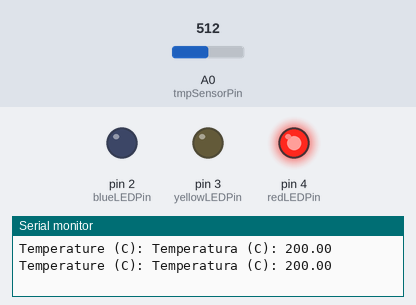
A sketch run on a simulated Arduino Uno, built with avr-gcc and run on an emulated ATmega328P. On the bench: output pins drawn as LEDs (lit = HIGH), the last lines printed to the serial monitor. The inputs (shaded band) are chosen by the test bench; at power-on: A0 (tmpSensorPin) = 512.

Above: at 1.8 s.
1.9 s: A0 (tmpSensorPin) set to 180
3.4 s: A0 (tmpSensorPin) set to 155
At 5.0 s:
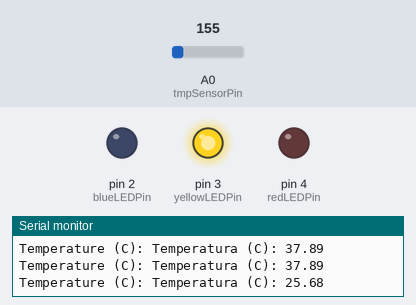
5.5 s: A0 (tmpSensorPin) set to 122
At 6.6 s:
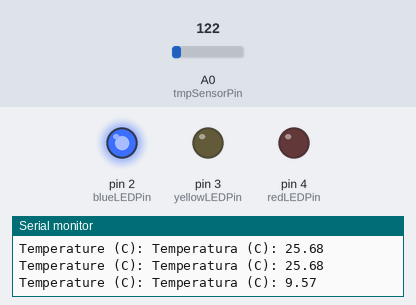
7.5 s: A0 (tmpSensorPin) set to 306
At 9.2 s:
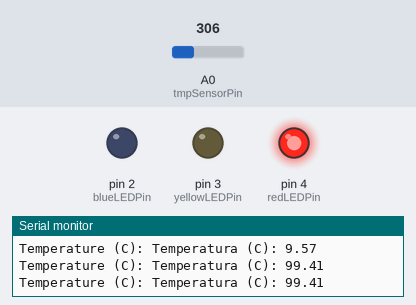
9.5 s: A0 (tmpSensorPin) set to 20
At 11.0 s:
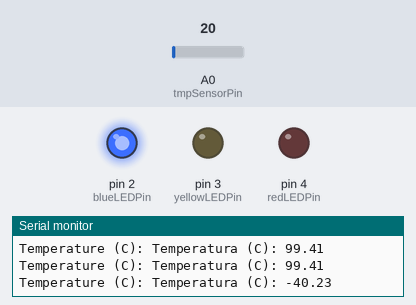
Timing chart, 0 to 12.5 s (numbered marks = the images above; inputs shaded):
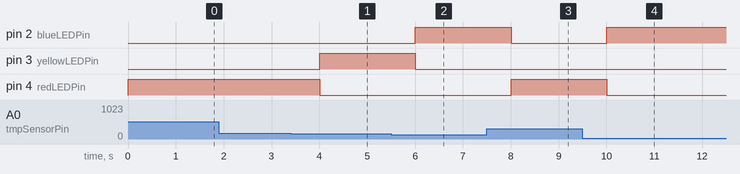

The sketch:

circuitoArduino.ino
```cpp
// (licence header left out)
const int tmpSensorPin = A0;
const int blueLEDPin = 2;
const int yellowLEDPin = 3;
const int redLEDPin = 4;

void setup() {
  Serial.begin(9600);
  pinMode(blueLEDPin, OUTPUT);
  pinMode(yellowLEDPin, OUTPUT);
  pinMode(redLEDPin, OUTPUT);
}

void loop() {
  int tmpSensorValue = analogRead(tmpSensorPin);
  float voltage = (tmpSensorValue / 1024.0) * 5;

  Serial.print("Temperature (C): ");
  float temperature = (voltage - .5) * 100;
  Serial.print("Temperatura (C): ");
  Serial.println(temperature);

  // RANGO DE TEMPERATURAS (PARA EL CARIBE: REPUBLICA DOMINICANA)

  if (temperature < 25){
    digitalWrite(blueLEDPin, HIGH);
    digitalWrite(yellowLEDPin, LOW);
    digitalWrite(redLEDPin, LOW);
  }
  else if (temperature >= 25 && temperature <= 30){
    digitalWrite(blueLEDPin, LOW);
    digitalWrite(yellowLEDPin, HIGH);
    digitalWrite(redLEDPin, LOW);
  }
  else if (temperature > 30){
    digitalWrite(blueLEDPin, LOW);
    digitalWrite(yellowLEDPin, LOW);
    digitalWrite(redLEDPin, HIGH);
  }
  delay(1000);
}
```

Measured:
- the behaviour switches between 164 and 163 on A0 (tmpSensorPin) (found by bisection; images 0 and 1)
- after the input at 3.4 s, pin 3 (yellowLEDPin): LOW → HIGH after 0.60 s; pin 4 (redLEDPin): HIGH → LOW after 0.60 s
- after the input at 5.5 s, pin 2 (blueLEDPin): LOW → HIGH after 0.51 s; pin 3 (yellowLEDPin): HIGH → LOW after 0.51 s
- after the input at 7.5 s, pin 2 (blueLEDPin): HIGH → LOW after 0.51 s; pin 4 (redLEDPin): LOW → HIGH after 0.51 s
- after the input at 9.5 s, pin 2 (blueLEDPin): LOW → HIGH after 0.51 s; pin 4 (redLEDPin): HIGH → LOW after 0.51 s
